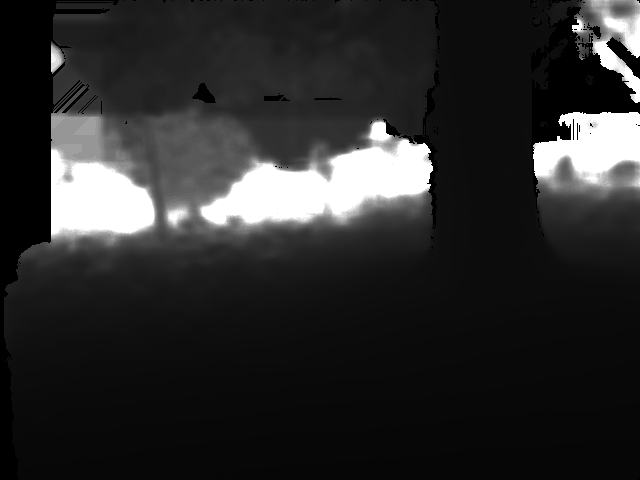
#> input picture autonomous_exploration_ws/filter_segmented_classes/src/imagery/depth_image.png, 640 x 480 px, found by its file name
$ python depth_to_pointcloud.py
#> lines starting #> are read from the running program, lines starting #| are printed output that depends on the picture
#> further down, depth is the input picture: shape (480, 640) uint16; min 0, max 65535, mean 11402.8
#!/usr/bin/env python3
import numpy as np
import open3d as o3d
import cv2

# this script takes a depth image and generates a point cloud from it

def rgbd_to_pointcloud(depth, fx, fy, cx, cy):
    """
    Convert RGB-D image to a point cloud.

    :param rgb: RGB image (H, W, 3)
    :param depth: Depth image (H, W)
    :param fx: Focal length in x direction
    :param fy: Focal length in y direction
    :param cx: Principal point x
    :param cy: Principal point y
    :param baseline: Baseline distance between stereo cameras
    :return: Point cloud as (N, 6) array where N is number of points and columns are (X, Y, Z, R, G, B)
    """
#> called with fx = 322.3, fy = 322.3, cx = 320.8, cy = 178.8
    height, width = depth.shape
#> height = 480; width = 640
    pointcloud = np.zeros((height, width, 3))

    for v in range(height):
        for u in range(width):
            Z = depth[v, u]
            if Z > 0:  # Valid depth value
                X = (u - cx) * Z / fx
                Y = (v - cy) * Z / fy
                pointcloud[v, u] = [X, Y, Z]
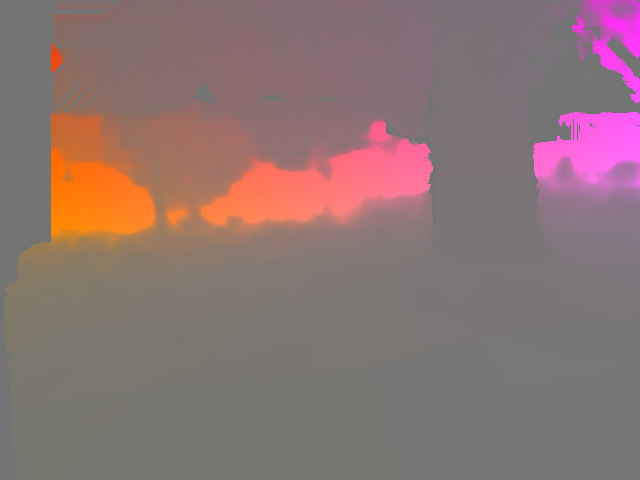
#> pointcloud: shape (480, 640, 3) float64; mean of channels 0, 1, 2 -270.5, 47.5, 11402.8; drawn with min black and max white

    return pointcloud.reshape(-1, 3)


def visualize_point_cloud(points):
    point_cloud = o3d.geometry.PointCloud()
    point_cloud.points = o3d.utility.Vector3dVector(points)

    o3d.visualization.draw_geometries([point_cloud])


# Camera parameters
fx = 322.28  # Focal length in x direction (example value) # 205.47 in sim # rs 322.28
fy = 322.28 # Focal length in y direction (example value) # 205.47 in sim # rs 322.28
cx = 320.82  # Principal point x (example value) # 320.5 in sim # rs 320.82
cy = 178.77  # Principal point y (example value) # 180.5 in sim # rs 178.77

depth_path = '/home/wvuirl/ros_environment/autonomous_exploration_ws/src/filter_segmented_classes/src/depth_image.png'
# Assuming rgb and depth are your input images
#rgb = np.random.randint(0, 255, (480, 640, 3), dtype=np.uint8)  # Example RGB image
depth = cv2.imread(depth_path, cv2.IMREAD_UNCHANGED)

pointcloud = rgbd_to_pointcloud(depth, fx, fy, cx, cy)

print(pointcloud.shape)
#| (307200, 3)
visualize_point_cloud(pointcloud)
